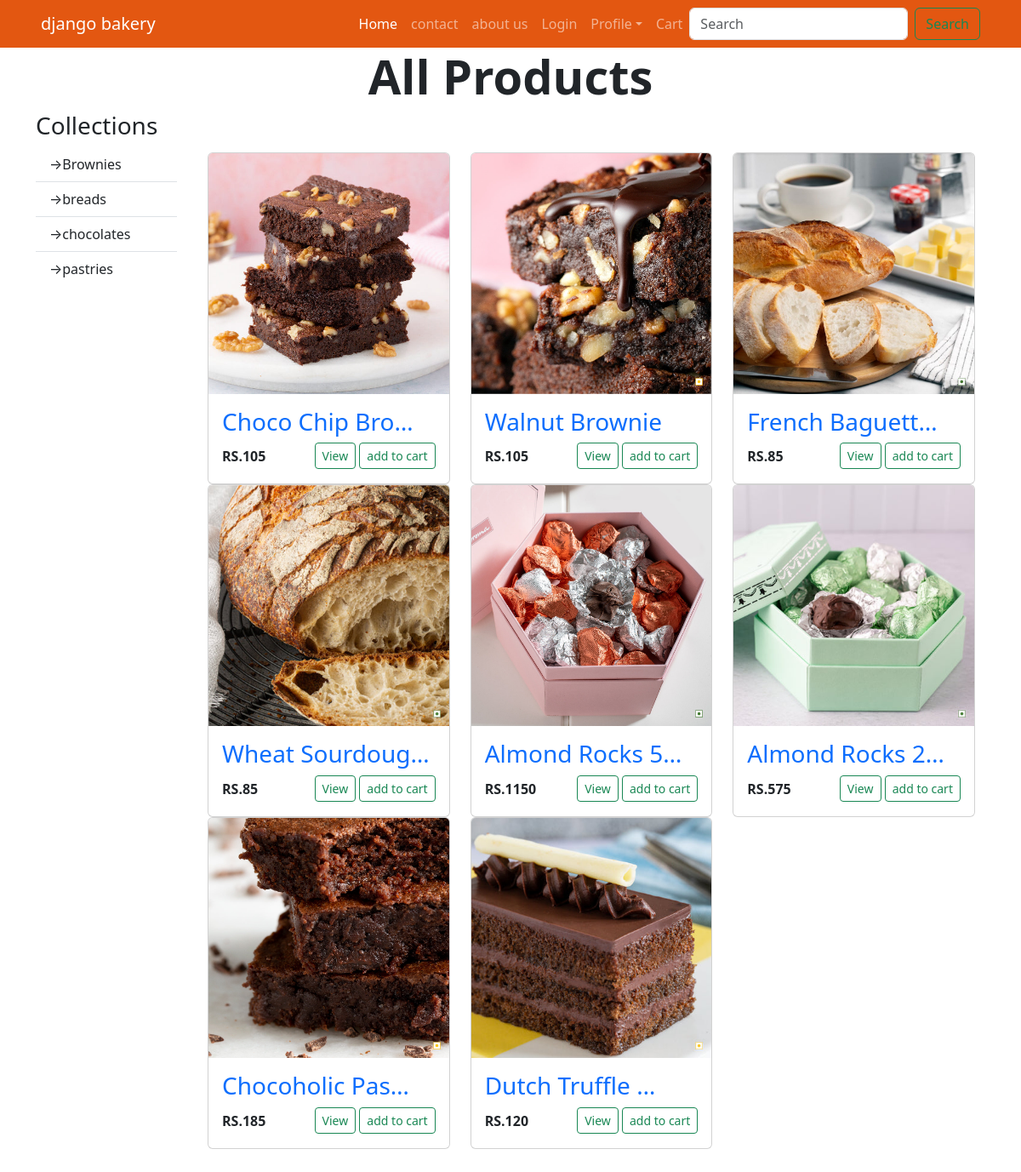
Page /product/all on the committed database.
### inventory/models.py (models this page shows, shortened)
class Collection(models.Model):
    name = models.CharField( max_length=50)
    desc = models.TextField()
    image = models.ImageField( upload_to="Collection", blank=True,null=True)

class Product (models.Model):
    food_choices=(
        (0, 'egg'),
        (1, 'eggless')
    )
    collection = models.ForeignKey(Collection, on_delete=models.CASCADE, default=1)
    name = models.CharField(max_length=50)
    image = models.ImageField( upload_to="product")
    price = models.PositiveIntegerField(default=50)
    desc =models.TextField()
    food_type = models.IntegerField(choices=food_choices,default=0)
    qty = models.FloatField(default=50.00, null=True, blank=True)
    ingredients = models.TextField(null=True, blank=True)
    is_new = models.BooleanField(default=True)
    is_best_seller = models.BooleanField(default=False)
    is_available = models.BooleanField(default=True)

### inventory/views.py (the view)
# urls.py: path('product/all', views.product_list, name='product_all'),
def product_list(request):
    return render(request,'inventory/product_all.html', context={
        'products':Product.objects.all(),
        'collections':Collection.objects.all(),
    })

### cart/templatetags/cart_tags.py (called while the page is built)
@register.simple_tag(takes_context=True)
def count_cart_items(context):
    request = context.get('request')
    user = request.user
    if user.is_authenticated:
        if Cart.objects.filter(user=user).exists():
            cart = Cart.objects.get(user=user)
            return CartItem.objects.filter(cart=cart).count()
    return 0

### templates/inventory/product_all.html (shortened to what this page needs)
{% extends 'layout/base.html' %}
{% load static %}
{% block content %}
<div class="container-fluid px-0 mx-0">
    <div class="row mx-0">
        <div class="col text-center px-0">
            <h1 class="display-4 fw-bold"> All Products</h1>
        </div>
    </div>
</div>
<div class="container">
    <div class="row">
        <div class="col-md-2">
            <h3>Collections</h3>
            <ul class="list-group list-group-flush">
                {% for col in collections %}
                <li class="list-group-item">
                    <a href=" {% url 'collection_detail' col.id %}" class="nav-link"> &rightarrow;{{col.name}}</a>
                </li>
                {% endfor %}
            </ul>
        </div>
        <div class="col-md-10">
            <div class="container-fluid my-5">
                <div class="row">
                    {% for prd in products %}
                    <div class="col-md-4">
                        <div class="card">
                            <a href="{% url 'product_detail' prd.id %}" class="text-decoration-nine">
                            <img src="{{prd.image.url}}" alt="" class="card-img-top">
                            </a>
                            <div class="card-body">
                                <h3>
                                <a href="{% url 'product_detail' prd.id %}" class="text-decoration-none">
                                {{prd.name|truncatechars:15}}
                                </a>
                                </h3>
                                <div class="d-flex justify-content-between">
                                    <p class="fw-bold my-1">RS.{{prd.price}}</p>
                                    <div class="">
                                        <a href="{% url 'product_detail' prd.id %}" class="btn btn-outline-success btn-sm">
                                            View
                                        </a>
                                    <a hx-get="{% url 'add_to_cart' prd.id %}" class="btn btn-outline-success btn-sm"> add to cart</a>
                                </div>
                                </div>
                            </div>
                        </div>
                    </div>
                    {% empty %}
                    <div class="alert alert-wgarnin" role="alert">
                        <strong> no product available</strong> check later
                    </div>
                    {% endfor %}
                </div>
            </div>
        </div>
    </div>
</div>
{% endblock content %}

### rows in the picture
Collection: name "Brownies"
Collection: name "breads"
Collection: name "chocolates"
Collection: name "pastries"
Product: image (picture), name "Choco Chip Bro…", price "105"
Product: image (picture), name "Walnut Brownie", price "105"
Product: image (picture), name "French Baguett…", price "85"
Product: image (picture), name "Wheat Sourdoug…", price "85"
Product: image (picture), name "Almond Rocks 5…", price "1150"
Product: image (picture), name "Almond Rocks 2…", price "575"
Product: image (picture), name "Chocoholic Pas…", price "185"
Product: image (picture), name "Dutch Truffle …", price "120"
